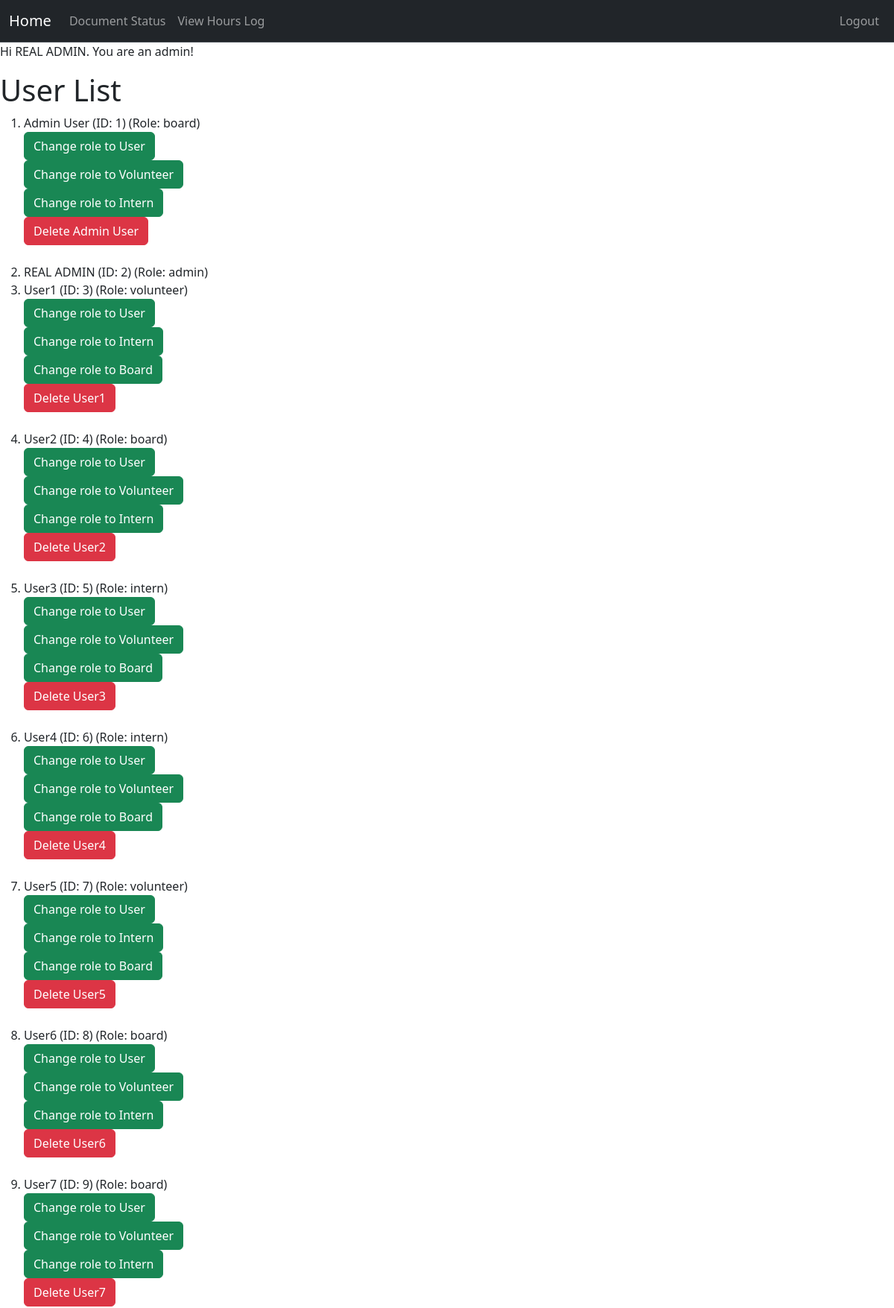
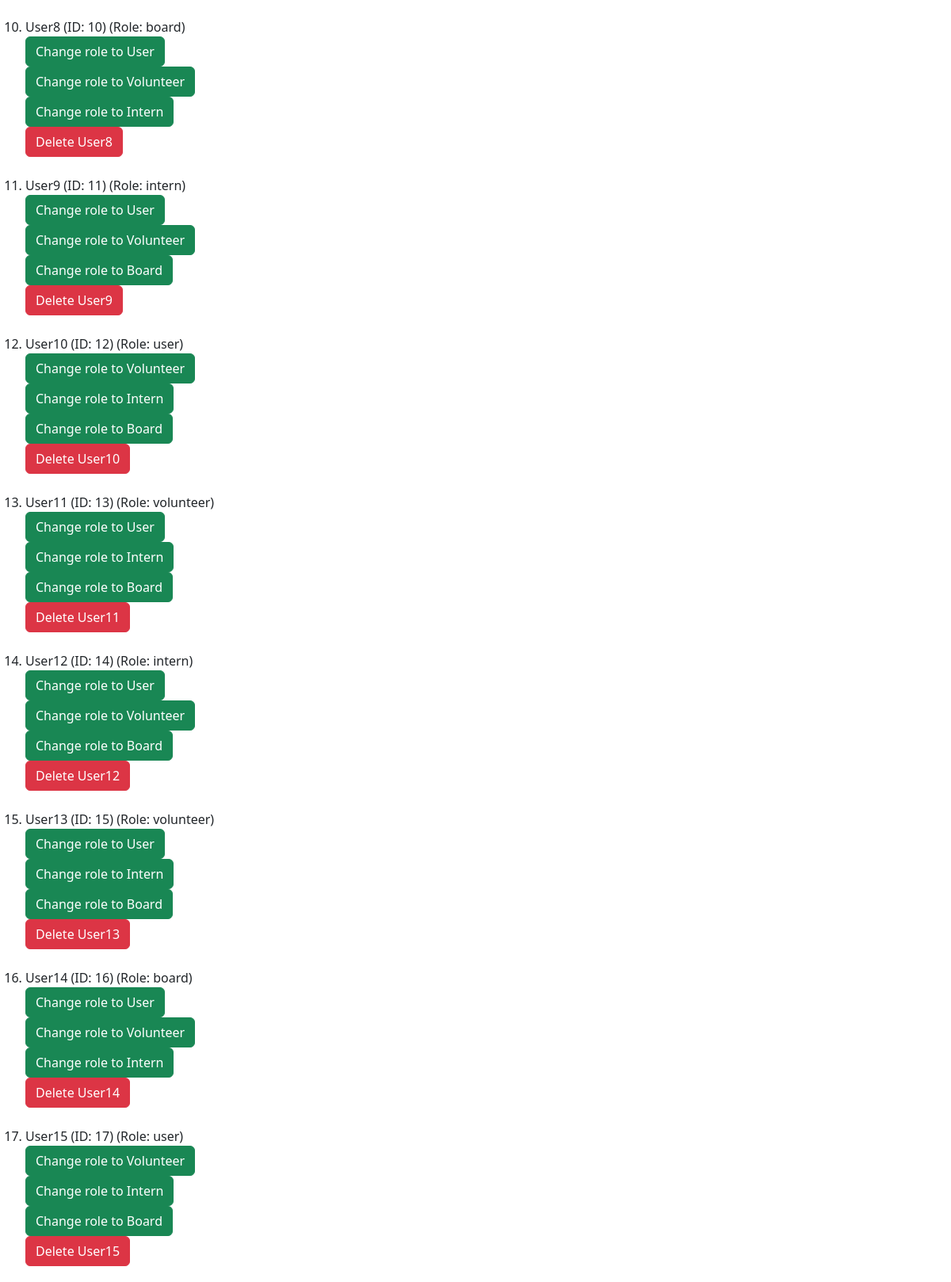
Screenshot of /admin/dashboard (signed in, upper part) with the database file from the repository (2 pictures, top to bottom).
### project/models.py (models this page shows, shortened)
class User(db.Model, UserMixin):
    __tablename__ = 'users'
    id: Mapped[int] = mapped_column(primary_key=True)
    name: Mapped[str] = mapped_column()
    email: Mapped[str] = mapped_column(unique=True)
    password_hash: Mapped[str] = mapped_column(db.String(128))
    role: Mapped[str] = mapped_column(default="user")  # "user", "volunteer", " intern", "board"
    hours: Mapped[List["Hours"]] = relationship("Hours", back_populates="user", cascade="all, delete-orphan")
    documents: Mapped[List["Document"]] = relationship("Document", back_populates="user", cascade="all, delete-orphan")

### app.py (the view)
@app.route("/admin/dashboard")
@login_required
@permission_required('admin')
def admin_dashboard():
    user = User.query.all()  # Get all users
    return render_template("admin_home.html", user = user)

### project/models.py (called while the page is built)
@login_manager.user_loader
def load_user(user_id):
    return User.query.get(user_id)

### project/templates/admin_home.html (shortened to what this page needs)
{% extends "base.html" %}
{% block content %}
<div class="jumbotron">
  {% if current_user.is_authenticated %}
    <p>Hi {{ current_user.name }}. You are an admin!</p>
  {% else %}
    <p>Please login or register!</p>
  {% endif %}
</div>
<h1>User List</h1>
  {% if user %}
    <ol>
      {% for user in user %}
      <li>
        {{ user.name }}
        <span class="id">(ID: {{ user.id }})</span>
        <span class="role">(Role: {{ user.role }})</span>
        {% if user.role != "admin" %}
            {% for role_choice in ['user', 'volunteer', 'intern', 'board'] %}
            {% if (user.role != role_choice) %}
                <form action="{{ url_for('upgrade_user') }}" method="post">
                <button type="submit" class="btn btn-success">Change role to {{ role_choice|capitalize }}</button>
                </form>
            {% endif %}
            {% endfor %}
            <form action="{{ url_for('delete_user') }}" method="post">
                <button type="submit" class="btn btn-danger">Delete {{ user.name }}</button>
            </form>
            <br>
        </li>
        {% endif %}
      {% endfor %}
  {% else %}
      <li class="empty">No users added yet.</li>
  {% endif %}
    </ol>
{% endblock %}

### rows the page displays
User: name "REAL ADMIN", id "2", role "admin"
User: name "Admin User", id "1", role "board", role_choice "User" "Volunteer" "Intern"
User: name "User1", id "3", role "volunteer", role_choice "User" "Intern" "Board"
User: name "User2", id "4", role "board", role_choice "User" "Volunteer" "Intern"
User: name "User3", id "5", role "intern", role_choice "User" "Volunteer" "Board"
User: name "User4", id "6", role "intern", role_choice "User" "Volunteer" "Board"
User: name "User5", id "7", role "volunteer", role_choice "User" "Intern" "Board"
User: name "User6", id "8", role "board", role_choice "User" "Volunteer" "Intern"
User: name "User7", id "9", role "board", role_choice "User" "Volunteer" "Intern"
User: name "User8", id "10", role "board", role_choice "User" "Volunteer" "Intern"
User: name "User9", id "11", role "intern", role_choice "User" "Volunteer" "Board"
User: name "User10", id "12", role "user", role_choice "Volunteer" "Intern" "Board"
User: name "User11", id "13", role "volunteer", role_choice "User" "Intern" "Board"
User: name "User12", id "14", role "intern", role_choice "User" "Volunteer" "Board"
User: name "User13", id "15", role "volunteer", role_choice "User" "Intern" "Board"
User: name "User14", id "16", role "board", role_choice "User" "Volunteer" "Intern"
User: name "User15", id "17", role "user", role_choice "Volunteer" "Intern" "Board"
